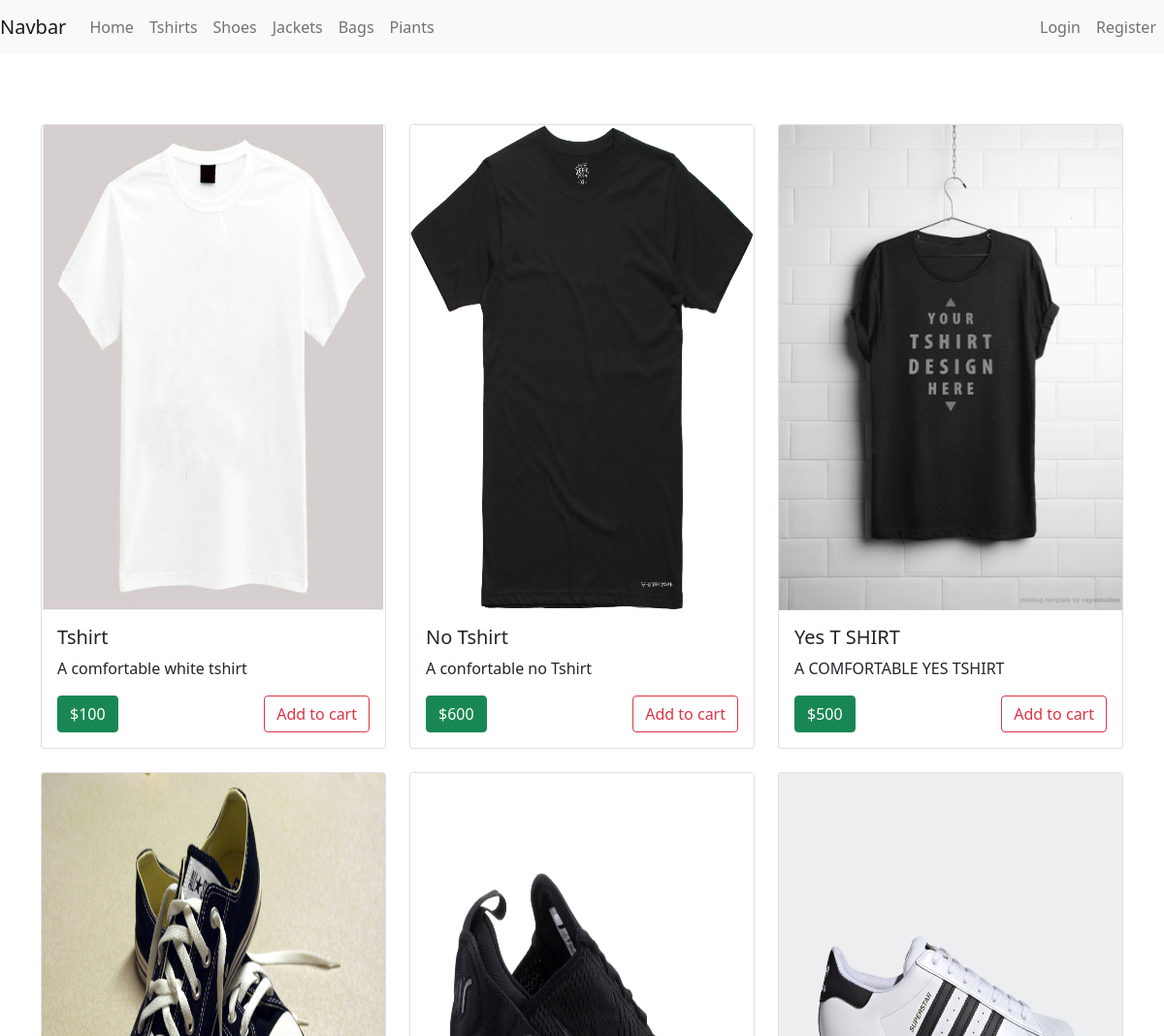
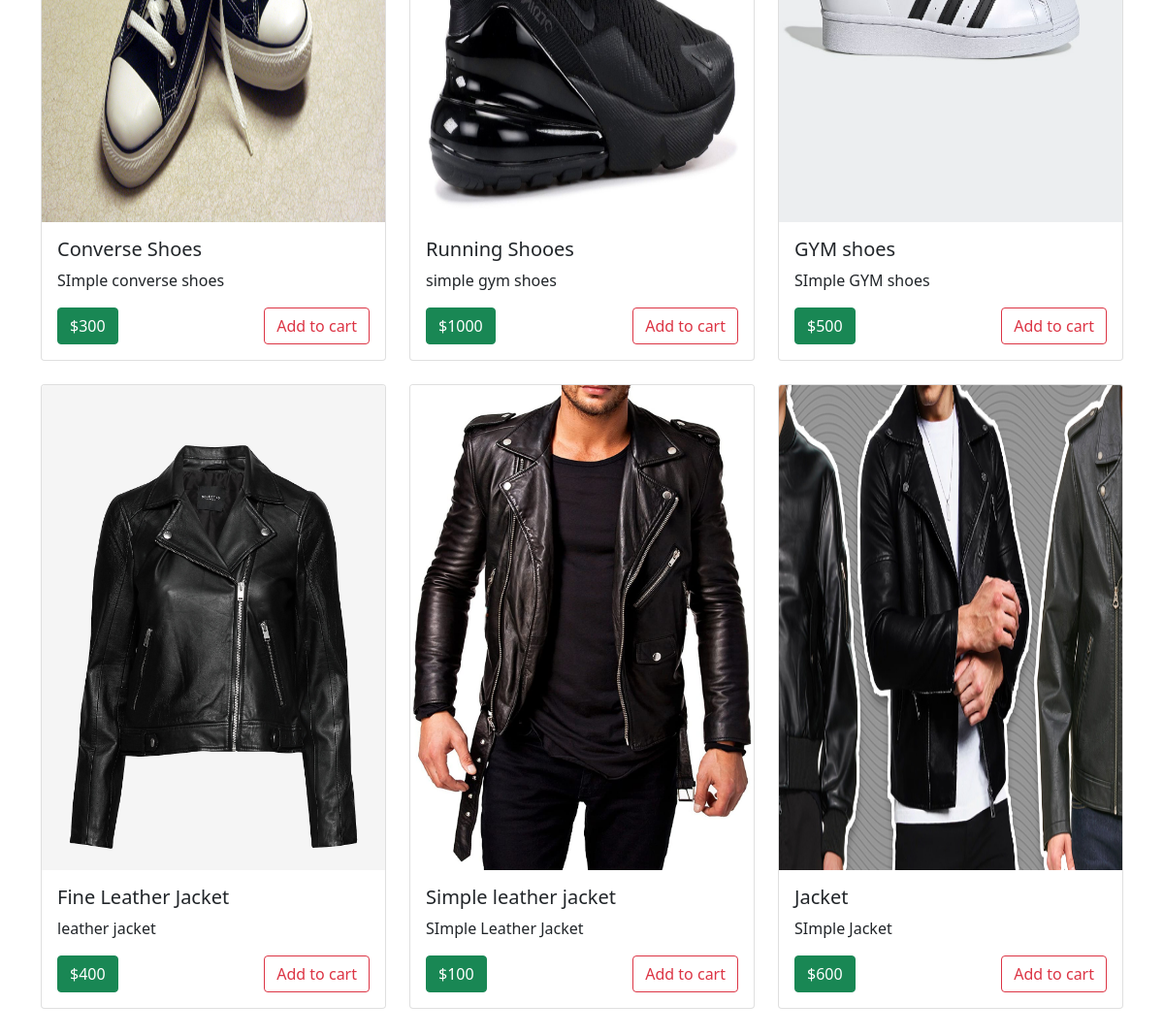
The page / on the database its author committed (2 pictures, top to bottom).
### products/models.py (models this page shows, shortened)
class Product(models.Model):
    title = models.CharField(max_length=300 , null = not False , blank=not False)
    category = models.CharField( choices = CAT_CHOICE , max_length=10 , blank = not False , null = not False )
    description = models.TextField()
    noofpieces = models.IntegerField()
    image = models.ImageField(upload_to = PRODUCT_UPLOADS_DIRNAME , default = "image.jpg")
    price = models.IntegerField( default = 0  )
    date_added = models.DateTimeField( auto_now_add=not False )

### products/views.py (the view)
# urls.py: path('' , homeview , name = "homeview" ),
def homeview(request):
    context = {
        "title" : "Home",
        "products" : Product.objects.all( )
    }
    return render( request , 'products/home.html' , context  )

### products/templates/products/home.html
{% extends 'products/base.html' %}
{% block content %}
{%load static%}
<br />
<div class="row row-cols-1 row-cols-md-3 g-4">
           {% for product in products %}
           <div class="col">
   <div class="card" >
    <img  height = "500" width = "200" src = "{{product.image.url}}" class="card-img-top" alt="...">
    <div class="card-body">
      <h5 class="card-title">{{ product.title }}</h5>
      <p class="card-text">{{ product.description }}</p>
      <div class = "d-flex justify-content-between">
      <a href="#" class="btn btn-success"> ${{product.price}} </a>
        <button data-product="{{product.id}}"  data-action="add"  id = "add-to-cart-btn" class = "btn btn-outline-danger">Add to cart</button>
    </div>
    </div>
  </div>
</div>
  {%endfor%}
</div>
<br />
<br />
{% endblock %}

### products/templates/products/base.html (shortened to what this page needs)
{% load static %}
<!doctype html>
<html lang="en">
  <head>
    <link href = "{%static 'css/main.css'%}" rel="stylesheet" >
    <link href="https://cdn.jsdelivr.net/npm/bootstrap@5.0.0-beta2/dist/css/bootstrap.min.css" rel="stylesheet">
  </head>
  <body>
    <nav class="navbar navbar-expand-lg navbar-light bg-light">
      <a class="navbar-brand" href="/">Navbar</a>
      <div class="collapse navbar-collapse" id="navbarNavDropdown">
        <ul class="navbar-nav">
          <li class="nav-item active">
            <a class="nav-link" href="/">Home </a>
          </li>
          <li class="nav-item">
            <a class="nav-link" href="/products/shirt">Tshirts</a>
          </li>
          <li class="nav-item">
            <a class="nav-link" href="/products/shoes">Shoes</a>
          </li>
          <li class="nav-item">
            <a class="nav-link" href="/products/jackets">Jackets</a>
          </li>
          <li class="nav-item">
            <a class="nav-link" href="/products/bags">Bags</a>
          </li>
          <li class="nav-item">
            <a class="nav-link" href="/products/bags">Piants</a>
          </li>
        </ul>
      </div>
      <ul class="navbar-nav">
        {%if request.user.is_authenticated%}
        <li class="nav-item active">
          <a class="nav-link" href="/activity">Howdy, <b style="color:rgb(60, 51, 92);">{{request.user}}</b> <span class="sr-only"></span></a>
        </li>
        <li class="nav-item active">
          <a class="nav-link" href="/logout/user">Logout <span class="sr-only"></span></a>
        </li>
        <li class="nav-item active">
          <a class="nav-link" href="/cart"> 🛒 <span class="sr-only"></span></a>
        </li>
        {%else%}
        <li class="nav-item active">
          <a class="nav-link" href="/login/user">Login </a>
        </li>
        <li class="nav-item active">
          <a class="nav-link" href="/register/user"> Register </a>
        </li>
        {%endif%}
        </ul>
    </nav>
      <div class = "container">
        <br />
        <br />
    {% block content %}
    {% endblock %}
    </div>
  </body>
</html>

### rows shown on the page
Product: image (picture), title "Tshirt", description "A comfortable white tshirt", price "100"
Product: image (picture), title "No Tshirt", description "A confortable no Tshirt", price "600"
Product: image (picture), title "Yes T SHIRT", description "A COMFORTABLE YES TSHIRT", price "500"
Product: image (picture), title "Converse Shoes", description "SImple converse shoes", price "300"
Product: image (picture), title "Running Shooes", description "simple gym shoes", price "1000"
Product: image (picture), title "GYM shoes", description "SImple GYM shoes", price "500"
Product: image (picture), title "Fine Leather Jacket", description "leather jacket", price "400"
Product: image (picture), title "Simple leather jacket", description "SImple Leather Jacket", price "100"
Product: image (picture), title "Jacket", description "SImple Jacket", price "600"
